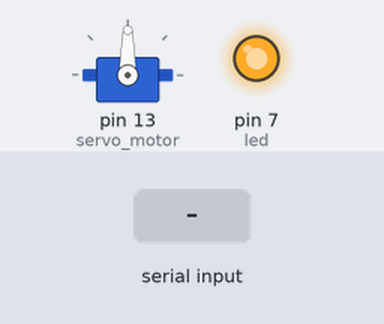
Recording of a sketch running on a simulated Arduino Uno, built with avr-gcc and run on an emulated ATmega328P. Shown: servo, output pins drawn as LEDs (lit = HIGH). The test bench sets the inputs (shaded band).

Above: at 1.2 s.
1.3 s: "Y" received over Serial
At 2.3 s:
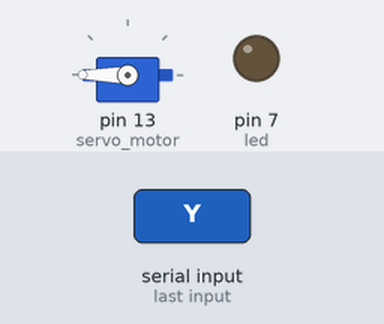
Timing chart, 0 to 4.3 s (numbered marks = the images above; inputs shaded):
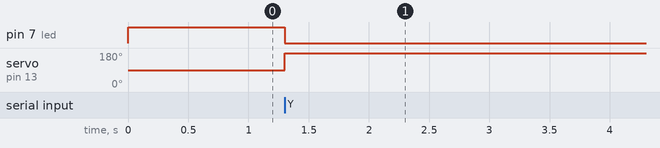

The sketch:

arduino_readData.ino
```cpp
#include <Servo.h>
#include <string.h>

#define led 7
#define servo_motor 13

Servo motor;
int pos = 0;

char received_data;
bool newData = false;

void receiveData(){
  if(Serial.available() > 0){
    received_data = Serial.read();
    newData = true;
  }
}

bool IsFound(){
  if(newData){
    if(received_data == 'Y'){
      return true;
    }
  }

  return false;
}

void rotate(){
  for(pos = 0; pos <= 180; pos++){
    motor.write(pos);
    if(IsFound())
      break;
    delay(15);
  }

  for(pos = 180; pos >= 0; pos--){
    motor.write(pos);
    if(IsFound())
      break;
    delay(15);
  }
}

void setup(){
  Serial.begin(115200);

  motor.attach(servo_motor);
  pinMode(led, OUTPUT);
  digitalWrite(led, HIGH);
}

void loop(){
  receiveData();

  bool t = IsFound();

  if(t){
    rotate();
    digitalWrite(led, LOW);
  }

  newData = false;
}
```

Measured:
- after the input at 1.3 s, pin 7 (led): HIGH → LOW at once; servo on pin 13 (servo_motor): 90° → 180° at once
